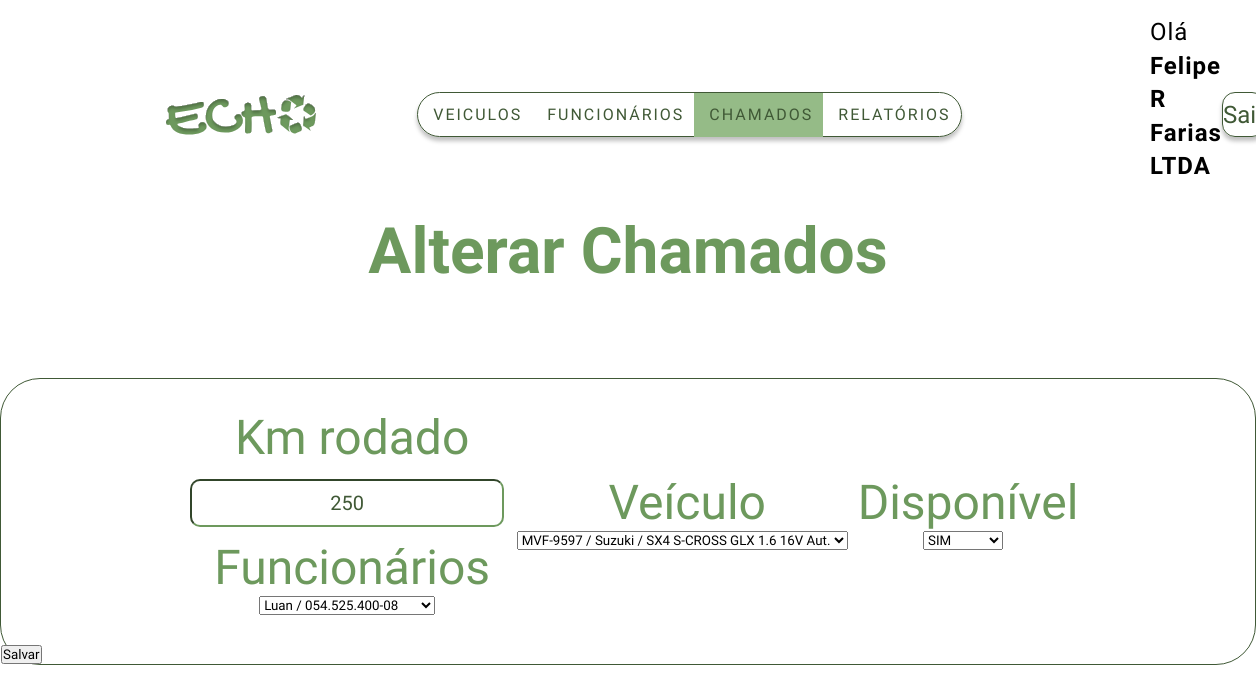
/Chamados/alterar/16 (signed in), run on the app's committed database.
### tables this page shows
CREATE TABLE `chamados` (
  `id` int(11) NOT NULL,
  `km_rodado` double NOT NULL,
  `data` date NOT NULL,
  `funcionario_id` int(11) NOT NULL,
  `veiculo_id` int(11) NOT NULL,
  `usuario_id` int(11) NOT NULL,
  `disponivel` char(1) NOT NULL DEFAULT 'N'
);

CREATE TABLE `funcionarios` (
  `id` int(11) NOT NULL,
  `nome` varchar(45) NOT NULL,
  `cpf` varchar(45) NOT NULL,
  `usuario_id` int(11) NOT NULL
);

CREATE TABLE `veiculos` (
  `id` int(11) NOT NULL,
  `placa` varchar(45) NOT NULL,
  `modelo` varchar(45) NOT NULL,
  `marca` varchar(45) NOT NULL,
  `autonomia` varchar(45) NOT NULL,
  `usuario_id` int(11) NOT NULL
);

### App/Controllers/Controller.php (called while the page is built, shortened)
<?php
abstract class Controllers {
    protected final function view(string $_name, array $vars = []) {
        $_filename = $_SERVER["DOCUMENT_ROOT"]."/App/Views/Pages/{$_name}.php";
        include_once $_filename;
    }
}

### App/Controllers/ChamadosControllers.php (called while the page is built, shortened)
<?php
include ("Controller.php");
class ChamadosControllers extends \Controllers
{
    function __construct()
    {
        $this->nameController = "Chamados";
    }
    public function alterar($id)
    {
        $model = new Chamado();
        $getById = $model->getById($id);
        $modelVeiculo = new Veiculo();
        $modelFuncionario = new Funcionario();
        return self::view(
            "Auth/$this->nameController/alterar",
            [
                "getVeiculos"=>$modelVeiculo->index(),
                "getFuncionarios"=>$modelFuncionario->index(),
                "getById"=>$getById,
                "nameController"=>$this->nameController
            ]);
    }
}

### Core/Router.php (called while the page is built, shortened)
<?php
    class Router{
        private $controller = 'Site';
        private $method = 'home';
        public function __construct(){
            $router = $this->url();
           if(file_exists('App/Controllers/' . ucfirst($router[0]) . 'Controllers.php')):
               $this->controller = $router[0];
               unset($router[0]);
            endif;
           $class = "\\App\\Controllers\\" . ucfirst($this->controller)."Controllers";
           $object = new $class;
           if(isset($router[1]) and method_exists($class, $router[1])):
                $this->method = $router[1];
                unset($router[1]);
                endif;
           $this->param = $router ? array_values($router) : [];
           call_user_func_array([$object, $this->method], $this->param);
        }
        public function url(){
            $url = explode("/", filter_input(INPUT_GET, 'router', FILTER_SANITIZE_URL));
            return $url;
        }
    }
?>

### Index.php (called while the page is built, shortened)
<?php
$router = new Router;

### App/Models/Chamado.php (called while the page is built, shortened)
<?php
class Chamado extends Connection
{
    private $nome_table;
    function __construct()
    {
        $this->nome_table = "chamados";
    }
    public function getById($id)
    {
        $conn = $this->connect();
        $sql = "select * from $this->nome_table where id=$id";
        $stmt = $conn->prepare($sql);
        $stmt->execute();
        $result = $stmt->fetch();
        if ($result == true) {
            return $result;
        }else{
            return false;
        }
    }
}

### App/Models/Funcionario.php (called while the page is built, shortened)
<?php
class Funcionario extends Connection
{
    private $nome_table;
    function __construct()
    {
        $this->login_id = $_SESSION["usuario"]["id"];
        $this->nome_table = "funcionarios";
    }
    public function index($nome=null,$cpf=null)
    {
        $conn = $this->connect();
        $sql = "select * from $this->nome_table WHERE `usuario_id`=$this->login_id";
        $stmt = $conn->prepare($sql);
        $stmt->execute();
        $result = $stmt->fetchAll();
        if ($result == true) {
            return $result;
        }else{
            return false;
        }
    }
}

### App/Models/Veiculo.php (called while the page is built, shortened)
<?php
class Veiculo extends Connection
{
    private $nome_table;
    function __construct()
    {
        $this->login_id = $_SESSION["usuario"]["id"];
        $this->nome_table = "veiculos";
    }
    public function index($placa=null,$modelo=null,$marca=null,$autonomia=null)
    {
        $conn = $this->connect();
        $sql = "select * from $this->nome_table WHERE `usuario_id`=$this->login_id";
        $stmt = $conn->prepare($sql);
        $stmt->execute();
        $result = $stmt->fetchAll();
        if ($result == true) {
            return $result;
        }else{
            return false;
        }
    }
}

### App/Views/Pages/Auth/Chamados/alterar.php (the view, shortened to what this page needs)
<?php
include($_SERVER["DOCUMENT_ROOT"] . "/App/Views/Pages/Auth/header.php");
include($_SERVER["DOCUMENT_ROOT"] . "/App/Views/Pages/Auth/Element/nav-menu-autenticado.php");
?>
    <h1 class="title">Alterar <?php echo $vars["nameController"];?></h1>
    <a style="color: white;" href='/<?php echo $vars["nameController"];?>/index'><span class="btncrud">< Voltar</span></a>
    <form action="/<?php echo $vars["nameController"];?>/alterar/<?php echo $vars["getById"]["id"];?>" method="POST">
        <section class="formulario">
            <div class="inputs">
                <div class="input-row">
                    <label for="">Km rodado</label>
                    <input autocomplete="off" name="km_rodado" type="text" value="<?php echo $vars["getById"]["km_rodado"];?>" placeholder="Digite Km rodado" required>
                    <label for="">Funcionários</label>
                    <select name="funcionario_id" required>
                        <?php foreach ($vars["getFuncionarios"] as $linha) : ?>
                            <option value="<?php echo $linha["id"];?>" <?php if($linha["id"] && $vars["getById"]["funcionario_id"]) echo "selected"; ?>><?php echo $linha["nome"];?> / <?php echo $linha["cpf"];?></option>
                        <?php endforeach; ?>
                    </select>
                </div>
                <div class="input-row">
                    <label for="">Veículo</label>
                    <select name="veiculo_id" required>
                        <?php foreach ($vars["getVeiculos"] as $linha) : ?>
                            <option value="<?php echo $linha["id"];?>" <?php if($linha["id"] && $vars["getById"]["veiculo_id"]) echo "selected"; ?>><?php echo $linha["placa"];?> / <?php echo $linha["marca"];?> / <?php echo $linha["modelo"];?></option>
                        <?php endforeach; ?>
                    </select>
                </div>
                <div class="input-row">
                    <label for="">Disponível</label>
                    <select name="disponivel" required>
                        <option value="S" <?php if($vars["getById"]["disponivel"]=="S") echo "selected";?>>SIM</option>
                    </select>
                </div>
            </div>
            <input type="submit" value="Salvar" class="btncrud" />
        </section>
    </form>
<?php include($_SERVER["DOCUMENT_ROOT"] . "/App/Views/Pages/Auth/footer.php"); ?>

### public/assets/css/style.css (style rules this page uses)
*, *::after, *::before { margin: 0; padding: 0; -webkit-box-sizing: border-box; box-sizing: border-box; font-family: 'Signika',sans-serif; }
body { width: 100%; height: 100vh; background-color: #FFFFFF; }
a { text-decoration: none; color: #000000; }
.input-row { display: -webkit-box; display: -ms-flexbox; display: flex; -webkit-box-orient: horizontal; -webkit-box-direction: normal; -ms-flex-direction: row; flex-direction: row; -webkit-box-align: end; -ms-flex-align: end; align-items: flex-end; }
h1 { margin-bottom: 10px; font-size: 48px; }
.formulario { max-width: 1440px; border: 1px solid #405936; position: relative; margin-left: auto; margin-right: auto; margin-top: 5vh; border-radius: 40px; background-color: #FFFFFF; z-index: 1; }
.title { font-size: 64px; color: #6D995D; text-align: center; -webkit-box-align: center; -ms-flex-align: center; align-items: center; }
.input-row { display: -webkit-box; display: -ms-flexbox; display: flex; -webkit-box-orient: vertical; -webkit-box-direction: normal; -ms-flex-direction: column; flex-direction: column; -webkit-box-align: center; -ms-flex-align: center; align-items: center; font-size: 48px; color: #6D995D; }
.input-row input { width: 25vw; height: 6vh; margin: 1vw; border-radius: 10px; border-color: #6D995D; font-size: 20px; text-align: center; color: #405936; }
.input-row input::placeholder { font-size: 20px; text-align: center; }
.inputs { display: -webkit-box; display: -ms-flexbox; display: flex; -webkit-box-pack: center; -ms-flex-pack: center; justify-content: center; -webkit-box-align: center; -ms-flex-align: center; align-items: center; margin-top: 30px; }
.inputs label { margin-left: 10px; }
.btncrud { display: -webkit-box; display: -ms-flexbox; display: flex; -webkit-box-pack: center; -ms-flex-pack: center; justify-content: center; -webkit-box-align: center; -ms-flex-align: center; align-items: center; margin-top: 30px; }

### data on the page
chamados: km_rodado "250", funcionario_id "Luan / 054.525.400-08", veiculo_id "MVF-9597 / Suzuki / SX4 S-CROSS GLX 1.6 16V Aut.", disponivel "SIM"

### other printed values
$_SESSION["usuario"]["razao_social"] "Felipe R Farias LTDA"
$vars["nameController"] "Chamados"
